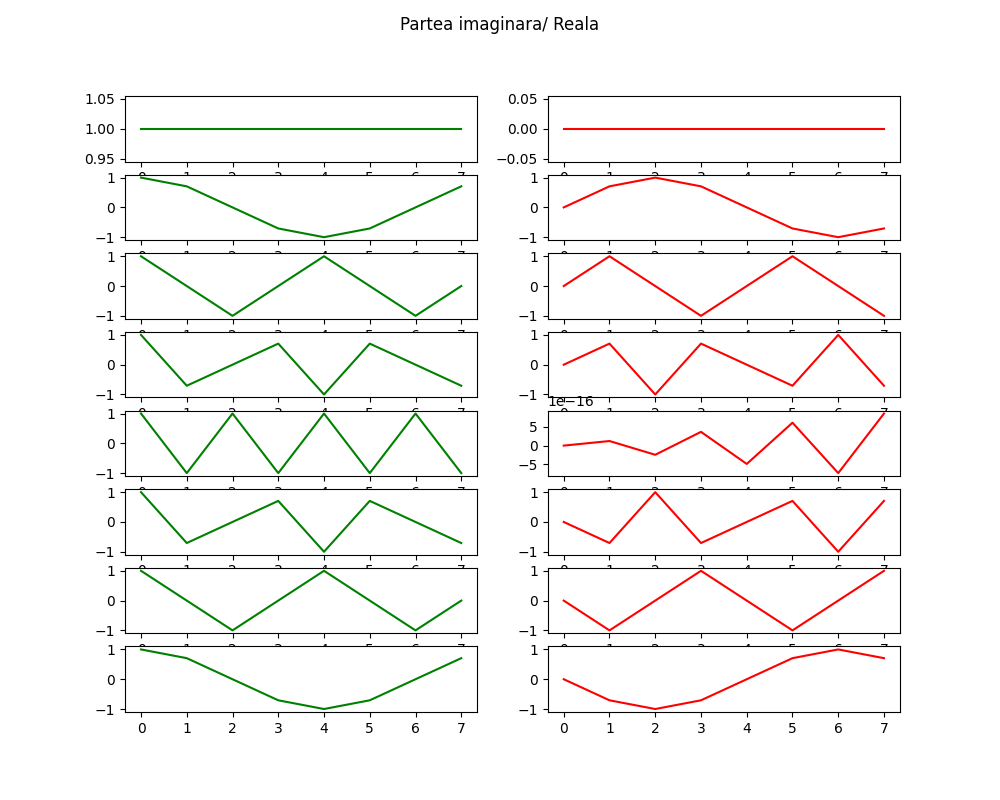

Generate this figure with Python:
import numpy as np
import matplotlib.pyplot as plt

def ex1():
    N = 8
    t = np.linspace(0, 2, N)
    #x = np.sin(2 * np.pi * t)
    
    F = np.array([[np.exp(2 * np.pi * 1j * m * n / N) for n in range(N)] for m in range(N)], dtype=complex)

    fig, axs = plt.subplots(N, 2, figsize=(10, 8))
    fig.suptitle('Partea imaginara/ Reala')

    for i, ax_row in enumerate(axs):
        ax_row[0].plot(range(N), np.real(F[i]), 'g')
        ax_row[1].plot(range(N), np.imag(F[i]), 'r')
    
    #if abs(np.dot(F, F.conj().T) - N * np.identity(N)) <= 0.001:
    if np.allclose(np.dot(F, F.conj().T), N * np.identity(N), atol=0.001):
        print("Da")
    else:
        print("Nu")

    plt.show()
